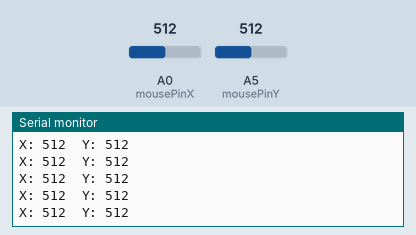
Recording of a sketch running on a simulated Arduino Uno, built with avr-gcc and run on an emulated ATmega328P. Shown: the last lines printed to the serial monitor. Inputs (shaded band) come from the test bench; at power-on: A0 (mousePinX) = 512, A5 (mousePinY) = 512.

Above: at 1.2 s.
1.3 s: A0 (mousePinX) set to 716
At 1.31 s:
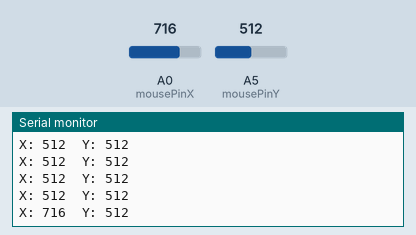
2.8 s: A5 (mousePinY) set to 716
At 2.82 s:
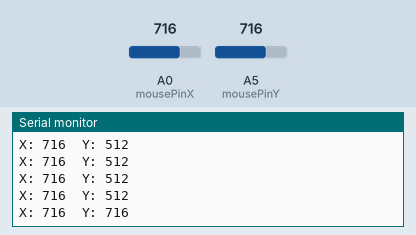
4.3 s: A0 (mousePinX) set to 900
At 4.33 s:
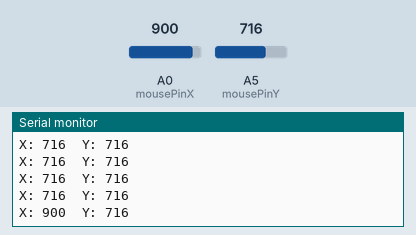
5.8 s: A5 (mousePinY) set to 900
At 5.84 s:
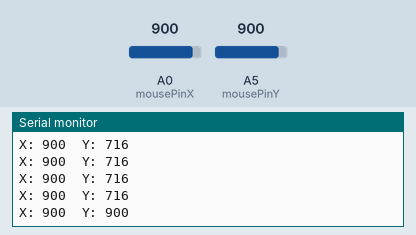
Timing chart, 0 to 8.3 s (numbered marks = the images above; inputs shaded):
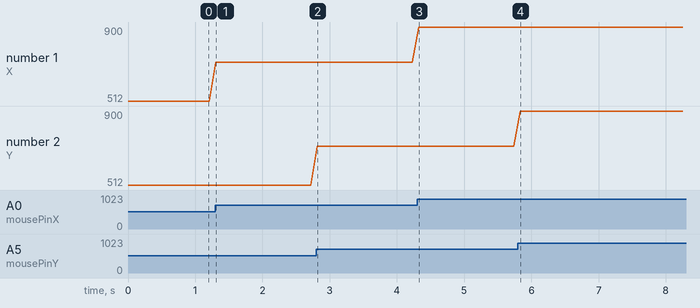

The sketch:

code.ino
```cpp
int mousePinX = A0;  // Mouse X-axis data pin
int mousePinY = A5;  // Mouse Y-axis data pin

void setup() {
  Serial.begin(9600);  // Initialize serial communication
}

void loop() {
  int mouseX = analogRead(mousePinX);  // Read X-axis data
  int mouseY = analogRead(mousePinY);  // Read Y-axis data

  // Display the coordinates on the serial monitor
  Serial.print("X: ");
  Serial.print(mouseX);
  Serial.print("\tY: ");
  Serial.println(mouseY);

  delay(100);  // Delay between readings
}
```

Measured:
- after the input at 1.3 s, the serial monitor: prints a new line at once (image 1)
- after the input at 2.8 s, the serial monitor: prints a new line at once (image 2)
- after the input at 4.3 s, the serial monitor: prints a new line at once (image 3)
- after the input at 5.8 s, the serial monitor: prints a new line at once (image 4)
- plotted number 1: 512 → 716 after the input at 1.3 s, 716 → 900 after the input at 4.3 s
